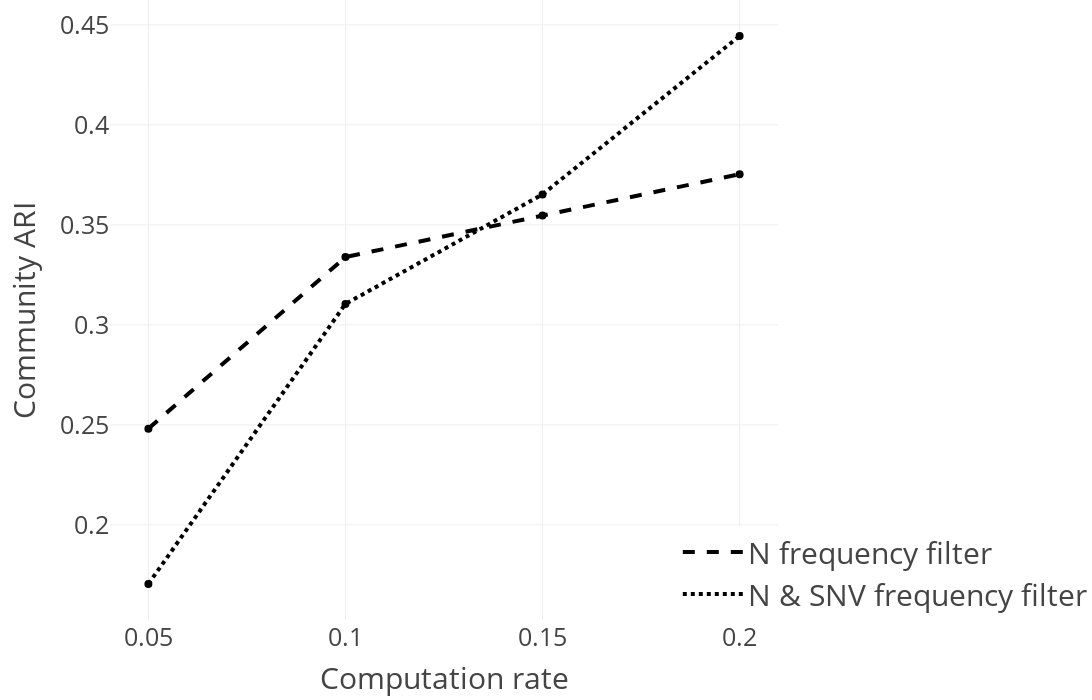

The notebook cell this image was saved under:
### Markdown cell above
### Community ARI for different filters and computation rates using depth search

### Code cell
sub_fig = get_computation_rate_plot("adjusted_rand_index", depth_search_evaluation, "Community ARI", dict(
            x=0.85,
            y=0,
            itemwidth=60,
            xanchor="left",
            yanchor="bottom",
            font=dict(size=30),
        ))

sub_fig.show()

### Figure 1 — Plotly figure (JSON) as saved in the notebook; plotly's stock layout.template omitted (floating-point values rounded to 4 significant figures)
{"data": [{"line": {"color": "black", "dash": "dash", "width": 4}, "mode": "lines", "name": "N frequency filter", "type": "scatter", "x": [0.05, 0.1, 0.15, 0.2], "y": [0.2481, 0.3339, 0.3546, 0.3753]}, {"marker": {"color": "black", "size": 8, "symbol": "circle"}, "mode": "markers", "showlegend": false, "text": "", "type": "scatter", "x": [0.05], "y": [0.2481]}, {"marker": {"color": "black", "size": 8, "symbol": "circle"}, "mode": "markers", "showlegend": false, "text": "", "type": "scatter", "x": [0.1], "y": [0.3339]}, {"marker": {"color": "black", "size": 8, "symbol": "circle"}, "mode": "markers", "showlegend": false, "text": "", "type": "scatter", "x": [0.15], "y": [0.3546]}, {"marker": {"color": "black", "size": 8, "symbol": "circle"}, "mode": "markers", "showlegend": false, "text": "", "type": "scatter", "x": [0.2], "y": [0.3753]}, {"line": {"color": "black", "dash": "dot", "width": 4}, "mode": "lines", "name": "N & SNV frequency filter", "type": "scatter", "x": [0.05, 0.1, 0.15, 0.2], "y": [0.1705, 0.3105, 0.3652, 0.4444]}, {"marker": {"color": "black", "size": 8, "symbol": "circle"}, "mode": "markers", "showlegend": false, "text": "", "type": "scatter", "x": [0.05], "y": [0.1705]}, {"marker": {"color": "black", "size": 8, "symbol": "circle"}, "mode": "markers", "showlegend": false, "text": "", "type": "scatter", "x": [0.1], "y": [0.3105]}, {"marker": {"color": "black", "size": 8, "symbol": "circle"}, "mode": "markers", "showlegend": false, "text": "", "type": "scatter", "x": [0.15], "y": [0.3652]}, {"marker": {"color": "black", "size": 8, "symbol": "circle"}, "mode": "markers", "showlegend": false, "text": "", "type": "scatter", "x": [0.2], "y": [0.4444]}], "layout": {"font": {"size": 25}, "height": 700, "legend": {"font": {"size": 30}, "itemwidth": 60, "x": 0.85, "xanchor": "left", "y": 0, "yanchor": "bottom"}, "margin": {"b": 80, "l": 110, "r": 0, "t": 0}, "width": 1200, "xaxis": {"autorange": true, "range": [0.04043, 0.2096], "tickmode": "array", "tickvals": [0.05, 0.1, 0.15, 0.2], "title": {"text": "Computation rate"}, "type": "linear"}, "yaxis": {"autorange": true, "range": [0.1525, 0.4624], "title": {"text": "Community ARI"}, "type": "linear"}}}
